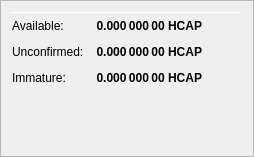
                   <widget class="QFrame" name="frame_ZerocoinBalances">
                    <property name="frameShape">
                     <enum>QFrame::StyledPanel</enum>
                    </property>
                    <property name="frameShadow">
                     <enum>QFrame::Raised</enum>
                    </property>
                    <layout class="QVBoxLayout" name="verticalLayout_7">
                     <item>
                      <layout class="QHBoxLayout" name="horizontalLayout_8" stretch="0">
                       <!--<item>
                        <widget class="QLabel" name="label_5z_3">
                         <property name="minimumSize">
                          <size>
                           <width>0</width>
                           <height>20</height>
                          </size>
                         </property>
                         <property name="font">
                          <font>
                           <pointsize>12</pointsize>
                           <weight>75</weight>
                           <bold>true</bold>
                          </font>
                         </property>
                         <property name="text">
                          <string>xHCAP Balance</string>
                         </property>
                        </widget>
                       </item>-->
                       <!--<item>
                        <widget class="QLabel" name="labelxHCAPPercent">
                         <property name="text">
                          <string notr="true">0 %</string>
                         </property>
                        </widget>
                       </item>
                       <item>
                        <spacer name="horizontalSpacer_11">
                         <property name="orientation">
                          <enum>Qt::Horizontal</enum>
                         </property>
                         <property name="sizeHint" stdset="0">
                          <size>
                           <width>40</width>
                           <height>20</height>
                          </size>
                         </property>
                        </spacer>
                       </item>-->
                      </layout> 
                     </item>
                     <item>
                      <widget class="Line" name="line_ZerocoinBalance">
                       <property name="minimumSize">
                        <size>
                         <width>0</width>
                         <height>1</height>
                        </size>
                       </property>
                       <property name="maximumSize">
                        <size>
                         <width>16777215</width>
                         <height>1</height>
                        </size>
                       </property>
                       <property name="orientation">
                        <enum>Qt::Horizontal</enum>
                       </property>
                      </widget>
                     </item>
                     <item>
                      <layout class="QGridLayout" name="gridLayout_5">
                       <property name="spacing">
                        <number>12</number>
                       </property>
                       <item row="1" column="0">
                        <widget class="QLabel" name="labelzBalanceMatureText">
                         <property name="toolTip">
                          <string>Mature: more than 20 confirmation and more than 3 mints of the same denomination after it was minted.
These xHCAP are spendable.</string>
                         </property>
                         <property name="text">
                          <string>Available:</string>
                         </property>
                        </widget>
                       </item>
                       <item row="1" column="1">
                        <widget class="QLabel" name="labelzBalanceMature">
                         <property name="font">
                          <font>
                           <weight>75</weight>
                           <bold>true</bold>
                          </font>
                         </property>
                         <property name="toolTip">
                          <string>Mature: more than 20 confirmation and more than 3 mints of the same denomination after it was minted.
These xHCAP are spendable.</string>
                         </property>
                         <property name="text">
                          <string notr="true">0.000 000 00 HCAP</string>
                         </property>
                         <property name="alignment">
                          <set>Qt::AlignRight|Qt::AlignTrailing|Qt::AlignVCenter</set>
                         </property>
                        </widget>
                       </item>
                       <item row="2" column="0">
                        <widget class="QLabel" name="labelzBalanceUnconfirmedText">
                         <property name="toolTip">
                          <string>Unconfirmed: less than 20 confirmations
Immature: confirmed, but less than 3 mints of the same denomination after it was minted</string>
                         </property>
                         <property name="text">
                          <string>Unconfirmed:</string>
                         </property>
                        </widget>
                       </item>
                       <item row="2" column="1">
                        <widget class="QLabel" name="labelzBalanceUnconfirmed">
                         <property name="font">
                          <font>
                           <weight>75</weight>
                           <bold>true</bold>
                          </font>
                         </property>
                         <property name="toolTip">
                          <string>Unconfirmed: less than 20 confirmations
Immature: confirmed, but less than 3 mints of the same denomination after it was minted</string>
                         </property>
                         <property name="text">
                          <string notr="true">0.000 000 00 HCAP</string>
                         </property>
                         <property name="alignment">
                          <set>Qt::AlignRight|Qt::AlignTrailing|Qt::AlignVCenter</set>
                         </property>
                        </widget>
                       </item>
                       <item row="3" column="0">
                        <widget class="QLabel" name="labelzBalanceImmatureText">
                         <property name="toolTip">
                          <string>Unconfirmed: less than 20 confirmations
Immature: confirmed, but less than 3 mints of the same denomination after it was minted</string>
                         </property>
                         <property name="text">
                          <string>Immature:</string>
                         </property>
                        </widget>
                       </item>
                       <item row="3" column="1">
                        <widget class="QLabel" name="labelzBalanceImmature">
                         <property name="font">
                          <font>
                           <weight>75</weight>
                           <bold>true</bold>
                          </font>
                         </property>
                         <property name="toolTip">
                          <string>Unconfirmed: less than 20 confirmations
Immature: confirmed, but less than 3 mints of the same denomination after it was minted</string>
                         </property>
                         <property name="text">
                          <string notr="true">0.000 000 00 HCAP</string>
                         </property>
                         <property name="alignment">
                          <set>Qt::AlignRight|Qt::AlignTrailing|Qt::AlignVCenter</set>
                         </property>
                        </widget>
                       </item>
                       <!--<item row="4" column="0">
                        <widget class="QLabel" name="labelzBalanceText">
                         <property name="toolTip">
                          <string>Your current xHCAP balance, unconfirmed and immature xHCAP included.</string>
                         </property>
                         <property name="text">
                          <string>Total:</string>
                         </property>
                        </widget>
                       </item>-->
                       <!--<item row="4" column="1">
                        <widget class="QLabel" name="labelzBalance">
                         <property name="font">
                          <font>
                           <weight>75</weight>
                           <bold>true</bold>
                          </font>
                         </property>
                         <property name="cursor">
                          <cursorShape>IBeamCursor</cursorShape>
                         </property>
                         <property name="toolTip">
                          <string>Your current xHCAP balance, unconfirmed and immature xHCAP included.</string>
                         </property>
                         <property name="text">
                          <string notr="true">0.000 000 00 HCAP</string>
                         </property>
                         <property name="alignment">
                          <set>Qt::AlignRight|Qt::AlignTrailing|Qt::AlignVCenter</set>
                         </property>
                         <property name="textInteractionFlags">
                          <set>Qt::LinksAccessibleByMouse|Qt::TextSelectableByKeyboard|Qt::TextSelectableByMouse</set>
                         </property>
                        </widget>
                       </item>-->
                       <item row="4" column="2">
                        <spacer name="horizontalSpacer_4">
                         <property name="orientation">
                          <enum>Qt::Horizontal</enum>
                         </property>
                         <property name="sizeHint" stdset="0">
                          <size>
                           <width>40</width>
                           <height>20</height>
                          </size>
                         </property>
                        </spacer>
                       </item>
                      </layout> 
                     </item>
                     <item>
                      <spacer name="verticalSpacer_4">
                       <property name="orientation">
                        <enum>Qt::Vertical</enum>
                       </property>
                       <property name="sizeHint" stdset="0">
                        <size>
                         <width>20</width>
                         <height>40</height>
                        </size>
                       </property>
                      </spacer>
                     </item>
                    </layout>
                   </widget>
